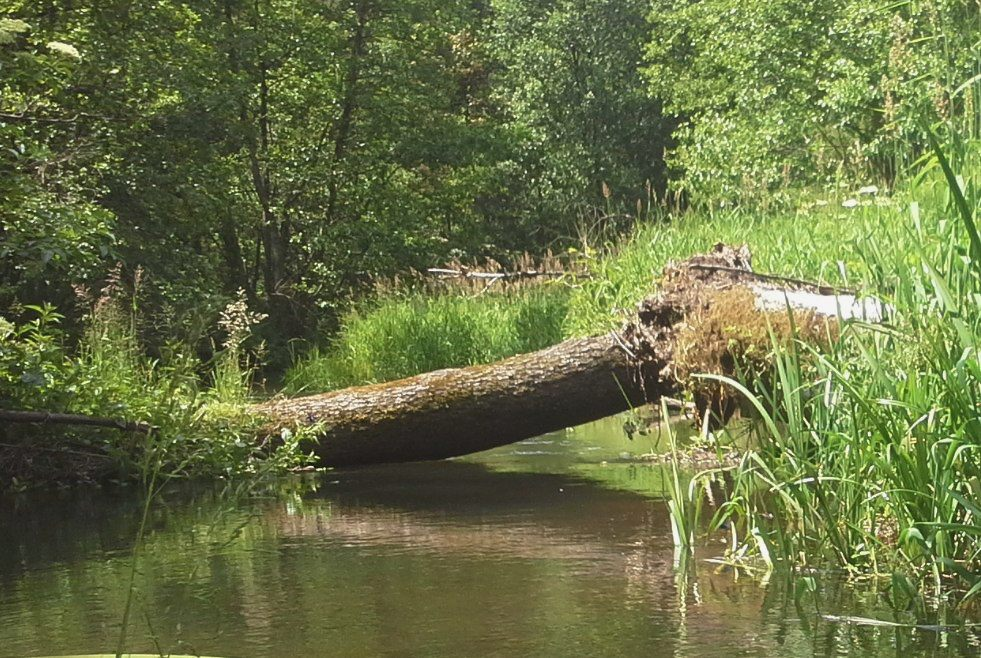
%> input picture Lab6/rzeczka.jpg, 981 x 658 px
$ octave pdf4_7.m   (GNU Octave 9; MATLAB toolbox functions it lacks are replaced by stand-ins)
%> lines starting %> are read from the running program, lines starting %| are printed output that depends on the picture
clear;
clf;
clc;
img = double(imread('rzeczka.jpg'));
R = img(:,:,1);
G = img(:,:,2);
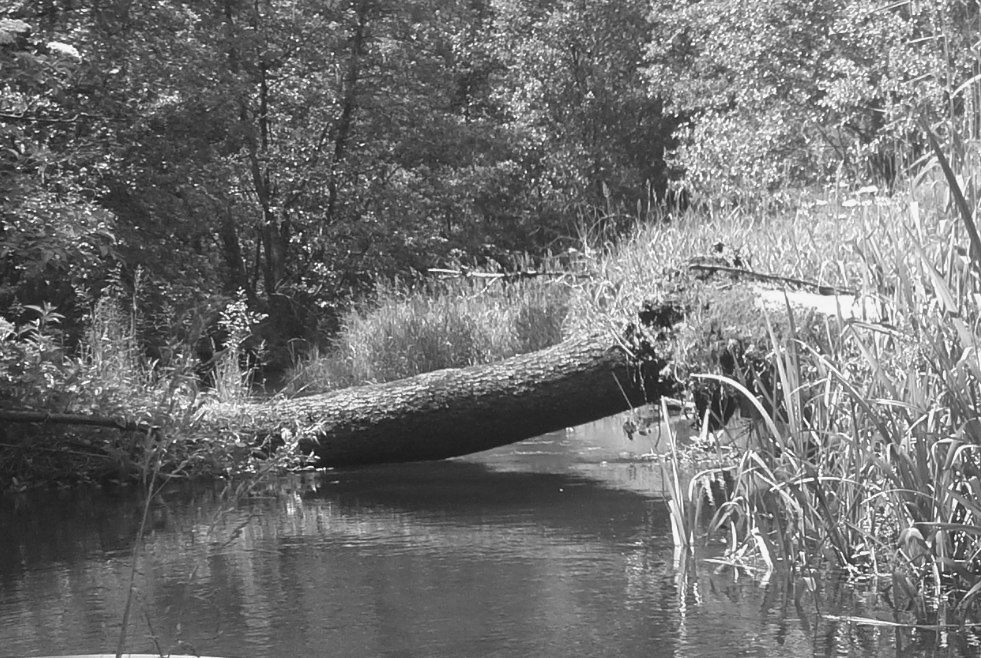
%> G: size 658x981 double; min 7, max 255, mean 113.4
B = img(:,:,3);
Y = 0+0.299*R+0.587*G+0.114*B;
CB = 128-0.168736*R-0.331264*G+0.5*B;
CR = 128+0.5*R-0.418688*G-0.081312*B;
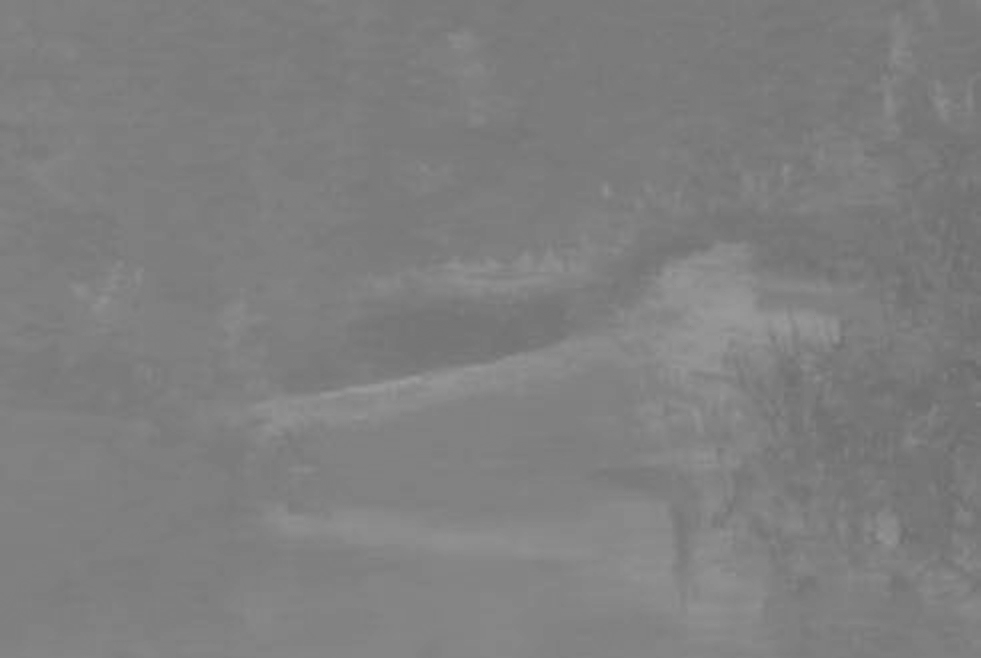
%> CR: size 658x981 double; min 107.8, max 156, mean 127.3
noweCB = 128+(CB-128)*1.5;
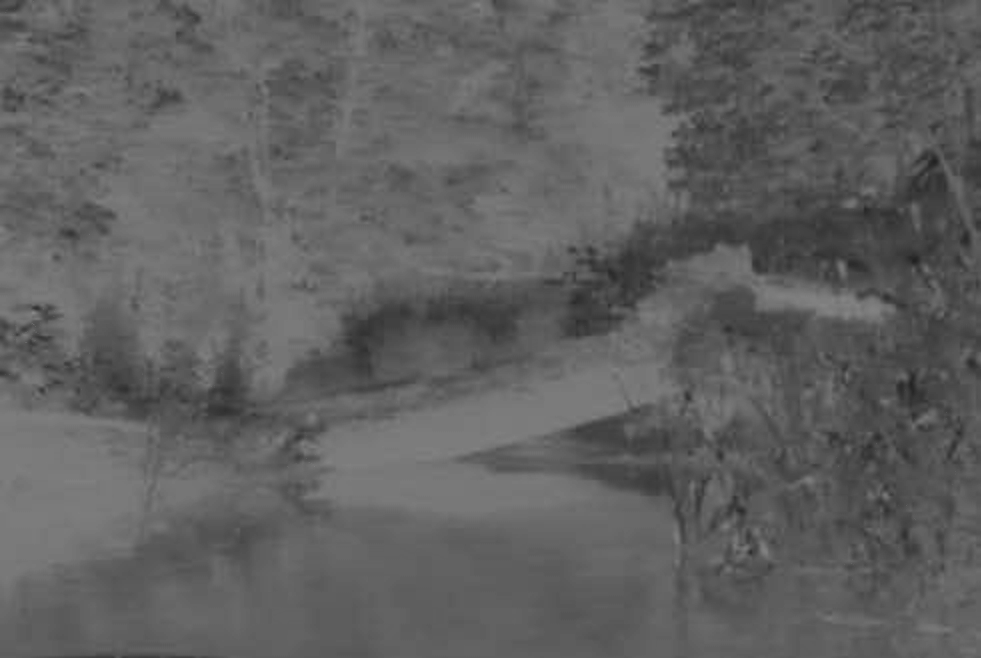
%> noweCB: size 658x981 double; min 33.1, max 137, mean 96.7
noweCB(noweCB>255) = 255;
noweCB(noweCB<0) = 0;
noweCR = 128+(CR-128)*1.5;
noweCR(noweCR>255) = 255;
noweCR(noweCR<0) = 0;

noweR = Y + 1.402*(noweCR-128);
noweG = Y-0.344136*(noweCB-128)-0.714136*(noweCR-128);
noweB = Y+1.772*(noweCB-128);
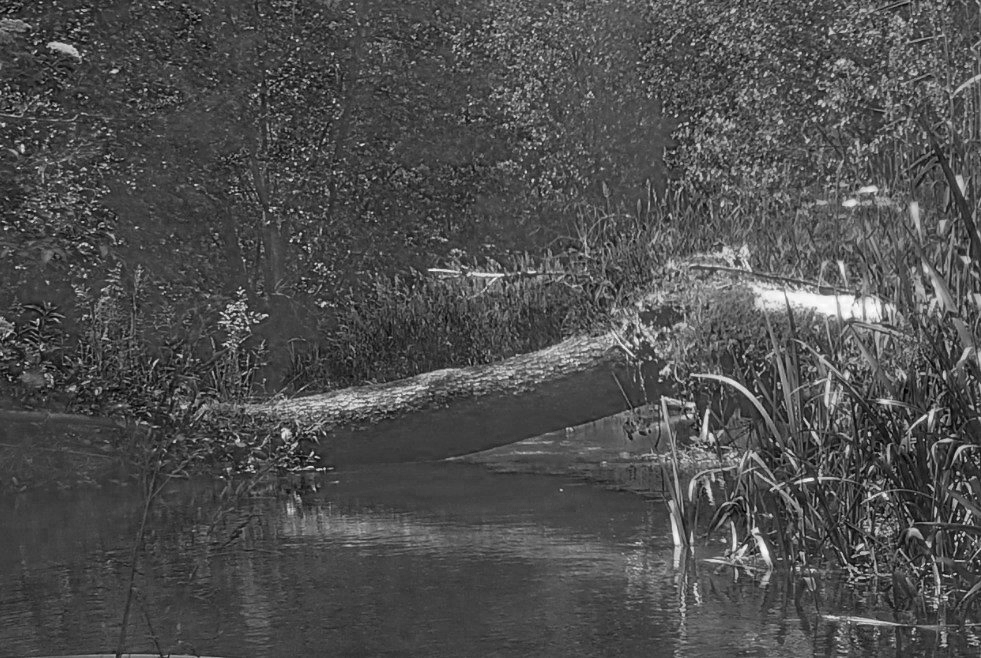
%> noweB: size 658x981 double; min -42.05, max 255.1, mean 50.2; drawn with min black and max white

img_out = img;
img_out(:,:,1) = noweR;
img_out(:,:,2) = noweG;
img_out(:,:,3) = noweB;

img_vps = 10*abs(img_out-img);
img_v2 = 10*(img_out-img)+127.5;
img_vps(img_vps>255) = 255;
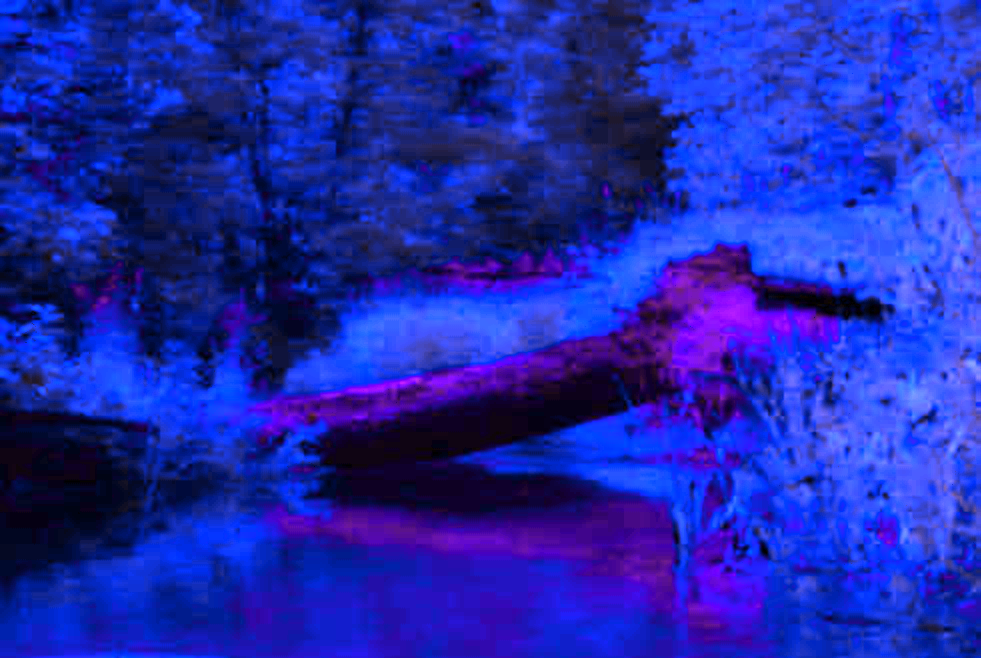
%> img_vps: size 658x981x3 double; mean R, G, B 30.5, 40.1, 171.9
img_vps(img_vps<0) = 0;
img_v2(img_v2>255) = 255;
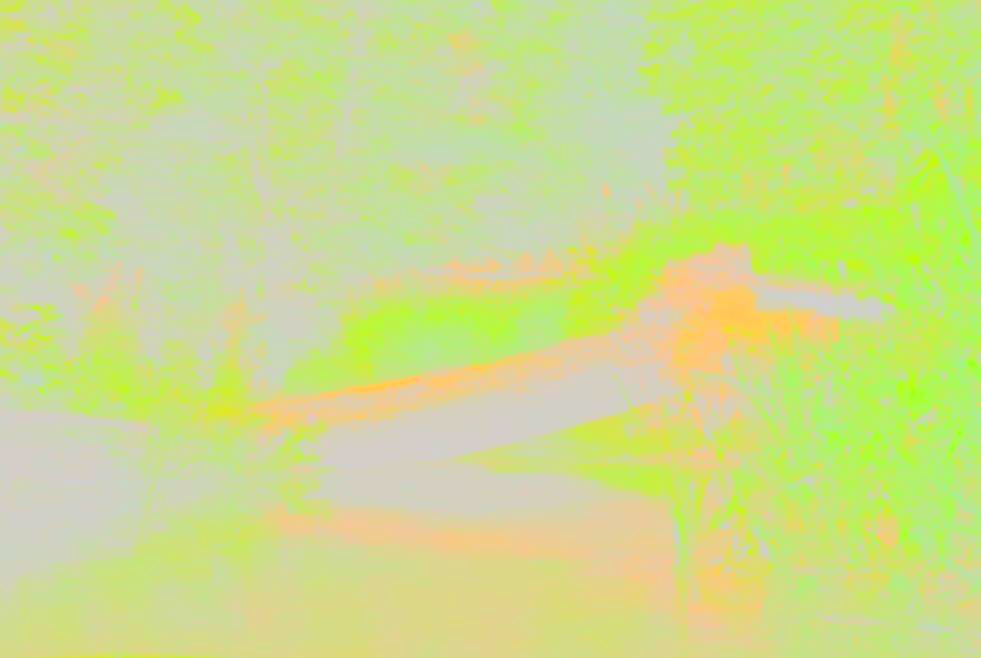
%> img_v2: size 658x981x3 double; mean R, G, B 122.3, 166, -57.5; drawn with min black and max white
img_v2(img_v2<0) = 0;
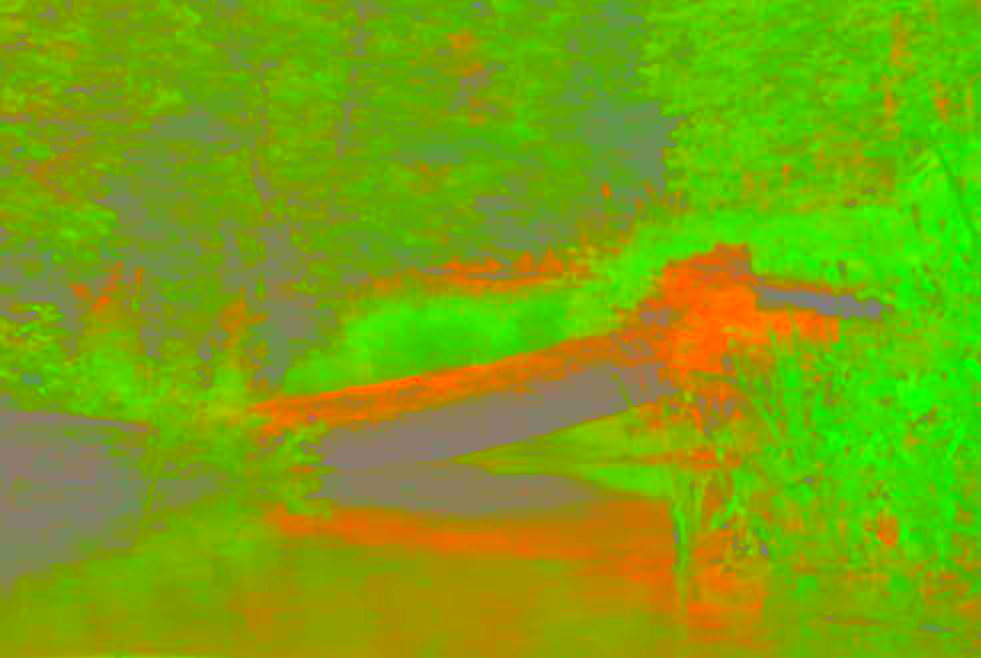
%> img_v2: size 658x981x3 double; mean R, G, B 122.3, 166, 13.6

imshow(img_out/255);
title('kolory 1.5');

figure;
imshow(img_vps/255);
title('vps *10');

figure;
imshow(img_v2/255);
title('v2 *10');

figure;
imshow(img/255);
title('img org');
